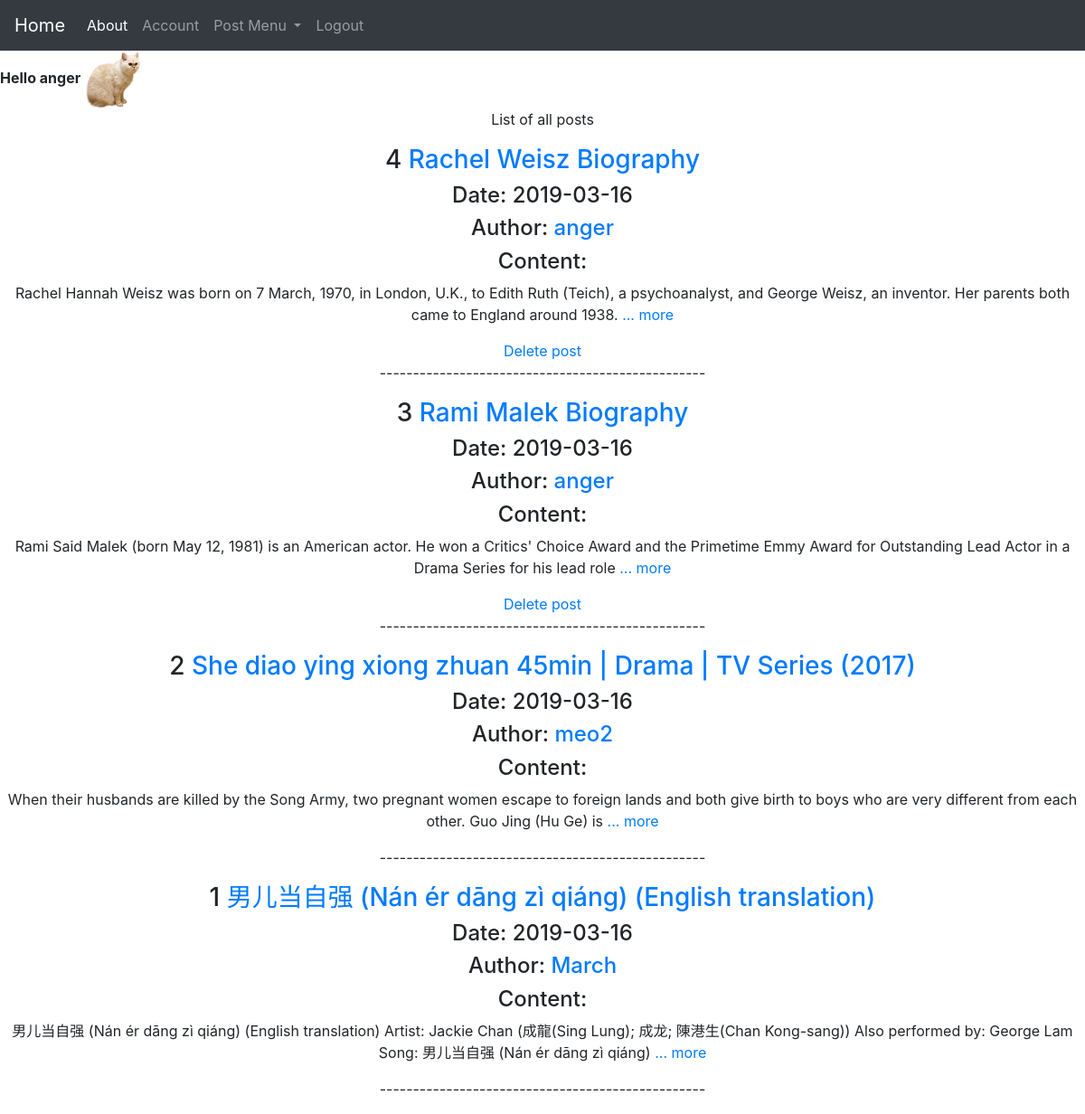
/ (signed in), run on an earlier commit of the app's database.
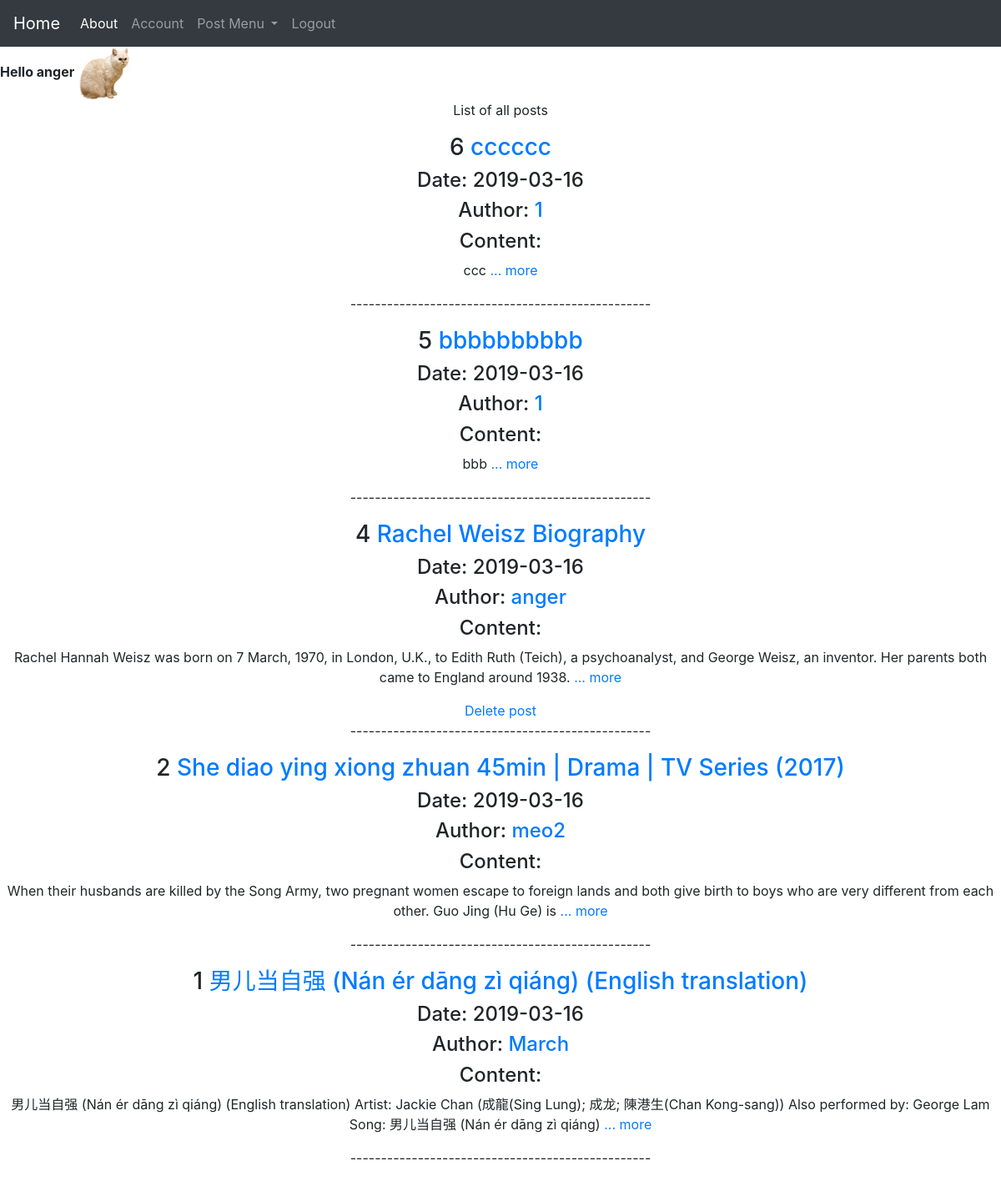
And on a later commit of the database.
### source/models.py (models this page shows, shortened)
class Post(db.Model):
	__tablename__ = 'post_table'
	id = db.Column(db.Integer, primary_key=True)
	title = db.Column(db.String(30), nullable=False)
	date = db.Column(db.DateTime(), default=datetime.utcnow, nullable=False)
	content = db.Column(db.Text(), nullable=False)
	user_id = db.Column(db.String(30), db.ForeignKey('user_table.id'), nullable=False)

class User(db.Model, UserMixin):
	__tablename__ = 'user_table'
	id = db.Column(db.Integer, primary_key=True)
	username = db.Column(db.String(30), unique=True, index =True, nullable=False)
	email = db.Column(db.String(40), unique=True, index =True, nullable=False)
	avatar = db.Column(db.String(30), nullable=False, default='default.png')
	password_hash = db.Column(db.String(128), nullable=False)
	post = db.relationship('Post', backref='author', lazy=True)

### source/core/views.py (the view)
@core.route('/')
def index():
    page = request.args.get('page', 1, type=int)
    posts = Post.query.order_by(Post.date.desc()).paginate(page=page, per_page=5)
    return render_template('index.html', posts=posts)

### source/models.py (called while the page is built)
@lm.user_loader
def load_user(user_id):
	return User.query.get(user_id)

### source/templates/index.html
{% extends 'base.html' %}
{% block content %}
<center>
<p>List of all posts</p>
{% for post in posts.items %}
<h3>{{ post.id }} <a href="{{ url_for('post.show', post_id=post.id) }}"> {{post.title}}</a></h3>
<h4>Date: {{post.date.strftime('%Y-%m-%d')}}</h4>
<h4>Author: <a href="{{ url_for('user.posts', username=current_user.username) }}">{{post.author.username}}</a></h4>
<h4>Content: </h4>
<p>{{post.content[:180]}}
	<a href="{{ url_for('post.show', post_id=post.id) }}">... more</a>
</p>
{% if post.author.id == current_user.id %}
<a href="{{ url_for('post.delete', post_id=post.id) }}">Delete post</a>
{% endif %}
<p>-------------------------------------------------</p>
{% endfor %}
</center>
{% endblock %}

What changed in the data, as far as the page shows it:
removed Post: id "3", title "Rami Malek Biography", date "2019-03-16", author.username "anger", content "Rami Said Malek (born May 12, 1981) is an American actor. He won a Critics' Choice Award and the Primetime Emmy Award for Outstanding Lead Actor in a Drama Series for his lead role"
added Post: id "6", title "cccccc", date "2019-03-16", author.username "1", content "ccc"
added Post: id "5", title "bbbbbbbbbb", date "2019-03-16", author.username "1", content "bbb"
